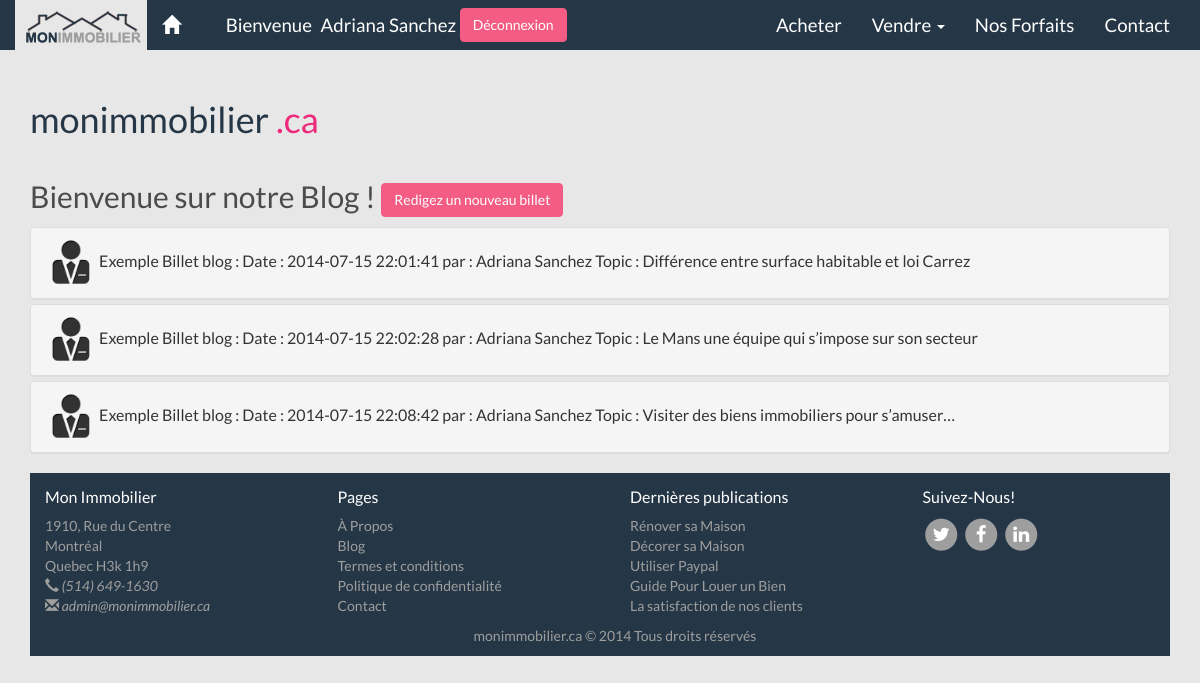
The app's page /index.php?page=blog (signed in) with its own data.
### tables this page shows
CREATE TABLE IF NOT EXISTS `mi_billets` (
  `ID_billet` int(11) NOT NULL AUTO_INCREMENT,
  `ID_user` int(11) NOT NULL,
  `titre_billet` varchar(50) NOT NULL,
  `contenue_billet` text NOT NULL,
  `Date` timestamp NOT NULL DEFAULT CURRENT_TIMESTAMP ON UPDATE CURRENT_TIMESTAMP,
  PRIMARY KEY (`ID_billet`),
  KEY `ID_user` (`ID_user`)
);

CREATE TABLE IF NOT EXISTS `mi_utilisateurs` (
  `ID_utilisateurs` int(11) NOT NULL AUTO_INCREMENT,
  `nom` varchar(50) NOT NULL,
  `prenom` varchar(30) NOT NULL,
  `courriel` varchar(50) NOT NULL,
  `nom_utilisateur` varchar(20) NOT NULL,
  `mot_de_passe` varchar(256) NOT NULL,
  `sexe` enum('M','F') NOT NULL,
  `DOB` date NOT NULL,
  `ID_adresse` int(11) NOT NULL,
  `ID_forfait` int(11) DEFAULT NULL,
  `ID_agence` int(11) DEFAULT NULL,
  `ID_photo` int(11) DEFAULT NULL,
  `ID_role` int(11) NOT NULL,
  `telephone_utilisateur` varchar(20) NOT NULL,
  PRIMARY KEY (`ID_utilisateurs`),
  KEY `ID_adresse` (`ID_adresse`),
  KEY `ID_forfait` (`ID_forfait`),
  KEY `ID_agence` (`ID_agence`),
  KEY `ID_photo` (`ID_photo`),
  KEY `ID_role` (`ID_role`)
);

### index.php (called while the page is built, shortened)
<?php session_start();
	require_once("./config.php");
        require_once("./gabarit.projet.php");
?>

### config.php (called while the page is built, shortened)
<?php
	function mon_autoloader($class)
	{
		$dossierClasse = array('modeles/', 'vues/','vues/blog/','vues/espaceAgences/', 'lib/', '' );
	}
?>

### modeles/BD.class.php (called while the page is built, shortened)
<?php
class BD {
    private static $instance = null;
    private $idbd;
    private function __construct($base, $param) {
        $this->idbd = new mysqli(HOST,USER,PASS,$base);
        $this->idbd->set_charset("utf8");
    }
    public static function getInstance($base, $param) {
        if(is_null(self::$instance)) {
            self::$instance = new BD($base, $param);
        }
        return self::$instance;
    }
    public function getBD(){
        return $this->idbd;
    }
}
?>

### modeles/ModeleBlog.class.php (called while the page is built, shortened)
<?php
	class ModeleBlog {
	private $DB;
	function __construct ()
	{
            $this->DB = BD::getInstance("e1395529", "dbconnect");
	}
		public function getBillets()
	{
		$aArticles = Array();
		$res = $this->DB->getBD()->query("Select * from mi_billets");
		if($this->DB->getBD()->affected_rows >0){
                    while($row = $res->fetch_array(MYSQLI_ASSOC)){
                        $aArticles[] = $row;
                    }
		}
		return $aArticles;
	}
		public function getUser($id){
		$res = $this->DB->getBD()->query("Select prenom,nom from mi_utilisateurs where ID_utilisateurs = '".$id ."'");
		if($this->DB->getBD()->affected_rows >0)
		{
                    while($row = $res->fetch_array(MYSQLI_ASSOC)){
                        $user[] = $row;
                    }
		}
		$Auser= $user[0]['prenom']." ". $user[0]['nom'];
		return $Auser;
		}
	}
	?>

### vues/blog/Blog.class.php (the view, shortened to what this page needs)
<?php
class Blog {
        public function afficheContenuBlog() {
        ?>
    <div class="container" id="accueil">
       <div class="panel-group" id="accordion">
		<article>
		<?php
		$blogBillets= new ModeleBlog();
		$articles = $blogBillets->getBillets();
		?>
		<h2>Bienvenue sur notre Blog ! <input type="button" class="btn btn-success " data-toggle="modal" data-target="#redigez" value="Redigez un nouveau billet"></h2>
		<?php
		if(count($articles) >0)
		{
			foreach($articles as $cle => $article)
			{
			?>
			            <div class="panel panel-default">
                <div class="panel-heading">
                    <h4 class="panel-title">
                    <a data-toggle="collapse" data-parent="#accordion" data-target="#collapse<?php echo $article['ID_billet'];?>" href="#collapse<?php echo $article['ID_billet'];?>">
                        <img src="img/account_and_control.png" alt="logo agence" width="50" height="50"/> Exemple Billet blog : Date : <?php echo $article['Date'];?> par : <?php echo $blogBillets->getUser($article['ID_user']);?> Topic : <?php echo $article['titre_billet'];?>
                    </a>
                </h4>
                </div>
					<?php
					$commentaires = $blogBillets->getCommentaires($article['ID_billet']);
					 if(count($commentaires) >0){
					foreach($commentaires as $cles => $commentaire)
			{ ?>
			<p>commentaire par : <?php echo $blogBillets->getUser($article['ID_user']);?> Date : <?php echo $commentaire['Date'];?> </p>
		<?php } }
		else {echo '<p>Aucun commentaire</p>';}?>
            </div>
			<?php
			}
		}
		?>
		</article>
		</div>
        <?php
        }
}

### css/navbar-fixed-top.css (style rules this page uses)
body { padding-top: 70px; background-color: #E7E7E7; }

### css/main.css (style rules this page uses)
html { min-height: 100%; position: relative; }
body { color: #4C4A4A; font-family: 'Lato', Helvetica, sans-serif; font-size: 12pt; }
.btn-success { color: #FFFFFF; text-shadow: none; background-color: #f45c84; border: 1px solid #f45c84; }

### records on screen
mi_billets: Date "2014-07-15 22:01:41", ID_user.nom "Adriana Sanchez", titre_billet "Différence entre surface habitable et loi Carrez"
mi_billets: Date "2014-07-15 22:02:28", ID_user.nom "Adriana Sanchez", titre_billet "Le Mans une équipe qui s’impose sur son secteur"
mi_billets: Date "2014-07-15 22:08:42", ID_user.nom "Adriana Sanchez", titre_billet "Visiter des biens immobiliers pour s’amuser…"

### other values on screen
$_SESSION['prenom_utilisateur'] "Adriana"
$_SESSION['nom_utilisateur'] "Sanchez"
